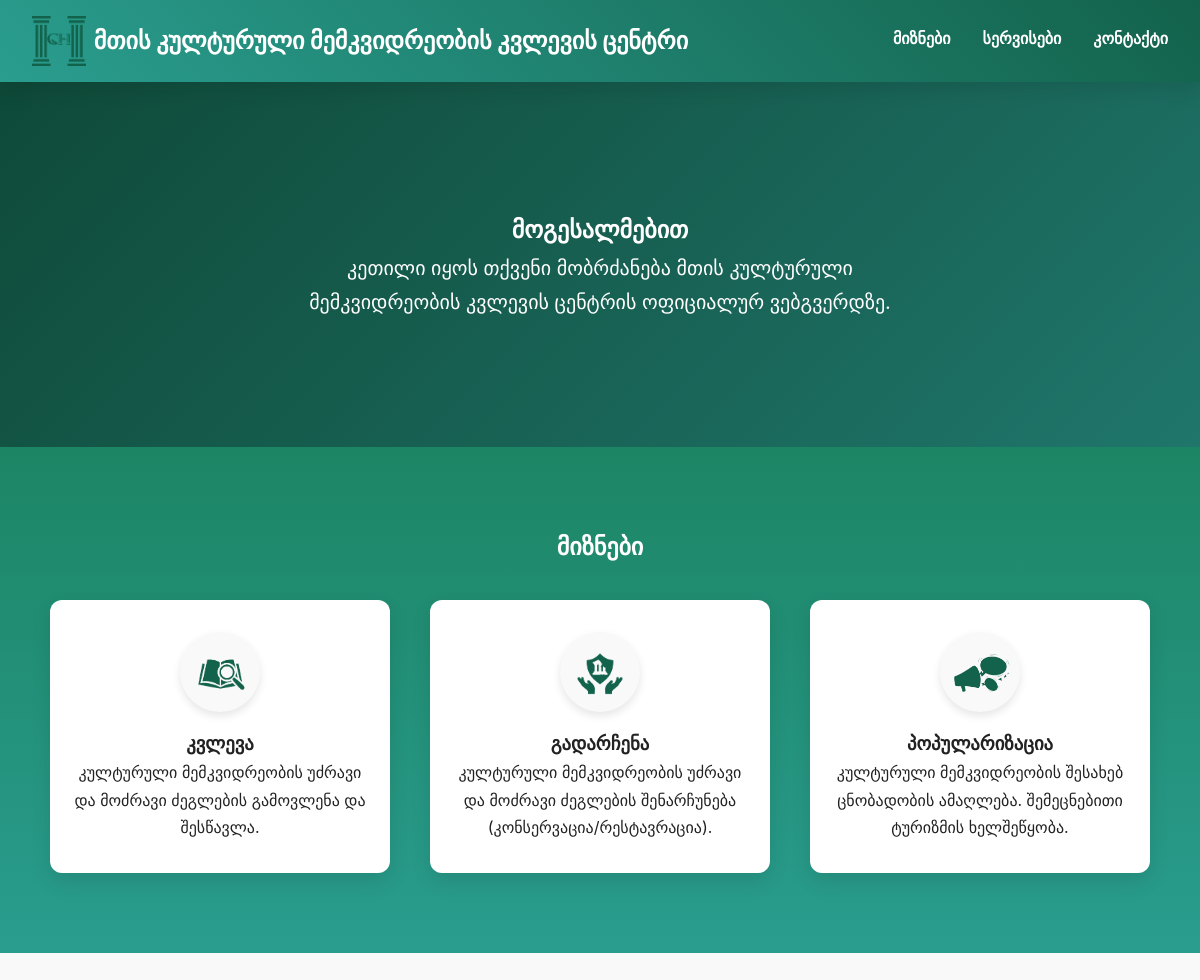
The page / on the database its author committed.
### core/models.py (models this page shows, shortened)
class SiteSettings(models.Model):
    hero_title = models.CharField("Hero Title", max_length=250, blank=True)
    hero_background = models.ImageField(
        "Hero Background", upload_to="static/img/", blank=True, null=True
    )
    about_text = models.TextField("About text", blank=True)
    phone = models.CharField(max_length=50, blank=True)
    email = models.EmailField(blank=True)
    address = models.CharField(max_length=250, blank=True)
    class Meta:
        verbose_name = "Site Settings"
        verbose_name_plural = "Site Settings"

class Goal(models.Model):
    title = models.CharField("Title", max_length=200)
    description = models.TextField("Description", blank=True)
    image = models.ImageField("Icon", upload_to="static/img/", blank=True, null=True)
    class Meta:
        verbose_name = "Goals"
        verbose_name_plural = "Goals"

### core/views.py (the view)
# urls.py: 2. Add a URL to urlpatterns:  path('', views.home, name='home')
def home(request):
    services = Service.objects.all()
    site_settings = SiteSettings.objects.first()
    goals = Goal.objects.all()
    if request.method == "POST":
        form = ContactForm(request.POST)
        if form.is_valid():
            name = form.cleaned_data["name"]
            email = form.cleaned_data["email"]
            message = form.cleaned_data["message"]
            subject = f"ახალი შეტყობინება საიტიდან - {name}"
            body = f"""
            სახელი: {name}
            ელ.ფოსტა: {email}

            შეტყობინება:
            {message}
            """
            try:
                send_mail(
                    subject,
                    body,
                    settings.DEFAULT_FROM_EMAIL,  # Sender (Zoho email)
                    [settings.EMAIL_HOST_USER],   # Recipient (your company Zoho email)
                    fail_silently=False,
                )
                messages.success(request, "თქვენი შეტყობინება წარმატებით გაიგზავნა!")
            except Exception as e:
                messages.error(request, f"შეტყობინების გაგზავნა ვერ მოხერხდა: {e}")
            return redirect("home")
    else:
        form = ContactForm()
    return render(request, "home.html", {
        "services": services,
        "settings": site_settings,
        "goals": goals,
        "form": form,
    })

### templates/home.html (shortened to what this page needs)
{% extends "base.html" %}
{% load static %}
{% block content %}
<!DOCTYPE html>
<html lang="ka">
<head>
  <link rel="stylesheet" href="{% static 'css/style.css' %}">
</head>
<body>
  <main>
    <section id="about" class="section hero reveal">
      <div class="container">
        <h1 class="reveal">{{ settings.hero_title|default:"კეთილი იყოს თქვენი მობრძანება" }}</h1>
        <p class="reveal">{{ settings.about_text|linebreaks }}</p>
      </div>
    </section>
    <section id="goals" class="section">
      <div class="container">
        <h2 class="reveal" style="margin-bottom: 32px; text-align: center; color: #ffffff;">მიზნები</h2>
        <div class="grid">
          {% for goal in goals %}
          <div class="card goal-card">
            {% if goal.image %}
              <div class="goal-icon">
                <img src="{{ goal.image.url }}" alt="{{ goal.title }}">
              </div>
            {% endif %}
            <h3>{{ goal.title }}</h3>
            <p>{{ goal.description }}</p>
          </div>
          {% empty %}
          <p>მიზნები მალე დაემატება.</p>
          {% endfor %}
        </div>
      </div>
    </section>
  </main>
</body>
</html>
{% endblock %}

### templates/base.html (shortened to what this page needs)
{% load static %}
<!DOCTYPE html>
<html lang="ka">
<head>
  <link rel="stylesheet" href="{% static 'css/style.css' %}">
</head>
<body>
  <header>
    <div class="header-container">
      <div class="logo">
        <a href="{% url 'home' %}">
          <img src="{% static 'img/logo.png' %}" alt="HCH Logo">
          <span class="logo-text">მთის კულტურული მემკვიდრეობის კვლევის ცენტრი</span>
        </a>
      </div>
      <nav>
        <a href="#goals">მიზნები</a>
        <a href="#services">სერვისები</a>
        <a href="#contact">კონტაქტი</a>
      </nav>
    </div>
  </header>
  <main>
  {% block content %}{% endblock %}
  </main>
</body>
</html>

### static/css/style.css (style rules this page uses)
:root { --primary: #13624B; --primary-light: #1c8564; --primary-dark: #0d4635; --light: #f9f9f9; --dark: #222; --secondary: #2a9d8f; --accent: #e76f51; --radius: 12px; --shadow: 0 8px 20px rgba(0, 0, 0, 0.1); }
* { box-sizing: border-box; margin: 0; padding: 0; }
body { font-family: 'Inter', system-ui, sans-serif; line-height: 1.7; color: var(--dark); background: var(--light); scroll-behavior: smooth; }
header { background: linear-gradient(225deg, var(--primary), var(--secondary)); padding: 1rem 2rem; position: sticky; top: 0; z-index: 1000; box-shadow: var(--shadow); }
.header-container { display: flex; justify-content: space-between; align-items: center; }
.logo { display: flex; align-items: center; gap: 0.5rem; }
.logo img { height: 50px; width: auto; }
.logo a { display: flex; align-items: center; gap: 0.5rem; text-decoration: none; }
.logo-text { font-size: 1.5rem; font-weight: 700; color: white; text-decoration: none; }
header nav { display: flex; gap: 2rem; }
header nav a { color: white; text-decoration: none; font-weight: 600; position: relative; padding-bottom: 4px; transition: color .3s; }
header nav a::after { content: ""; position: absolute; left: 0; bottom: 0; width: 0%; height: 2px; background: var(--accent); transition: width .3s; }
.section { padding: 5rem 1.5rem; }
.container { max-width: 1100px; margin: auto; }
.section:nth-child(even) { background: #daf3ea; }
.hero { background: linear-gradient(135deg, #13624B, #2a9d8f); color: white; text-align: center; padding: 8rem 1rem; position: relative; overflow: hidden; }
.hero::before { content: ""; position: absolute; inset: 0; background: rgba(0,0,0,0.25); z-index: 0; }
.hero .container { position: relative; z-index: 1; }
.hero h1, .hero p { position: relative; z-index: 1; }
.hero p { max-width: 650px; margin: auto; font-size: 1.25rem; animation: fadeInUp 1.2s ease; }
.grid { display: grid; gap: 2.5rem; grid-template-columns: repeat(auto-fit, minmax(270px, 1fr)); }
.card { background: white; border-radius: var(--radius); padding: 2rem 1.5rem; box-shadow: var(--shadow); text-align: center; transition: transform .3s, box-shadow .3s; }
.card img { max-width: 100%; border-radius: 8px; margin-bottom: 1rem; }
.reveal { opacity: 0; transform: translateY(40px); transition: opacity 0.8s ease, transform 0.8s ease; }
.reveal.active { opacity: 1; transform: translateY(0); }
.reveal:nth-child(1) { transition-delay: 0.1s; }
.reveal:nth-child(2) { transition-delay: 0.2s; }
.goal-card { text-align: center; padding: 2rem 1.5rem; }
.goal-icon { width: 80px; height: 80px; margin: 0 auto 1rem; border-radius: 50%; background: var(--light); display: flex; align-items: center; justify-content: center; box-shadow: 0 4px 8px rgba(0,0,0,0.1); }
.goal-icon img { max-width: 80%; max-height: 80%; border-radius: 20%; object-fit: cover; }
#goals { background: linear-gradient(180deg, var(--primary-light), var(--secondary)); }

### rows shown on the page
SiteSettings: hero_title "მოგესალმებით", about_text "კეთილი იყოს თქვენი მობრძანება მთის კულტურული მემკვიდრეობის კვლევის ცენტრის ოფიციალურ ვებგვერდზე."
Goal: image (picture), title "კვლევა", description "კულტურული მემკვიდრეობის უძრავი და მოძრავი ძეგლების გამოვლენა და შესწავლა."
Goal: image (picture), title "გადარჩენა", description "კულტურული მემკვიდრეობის უძრავი და მოძრავი ძეგლების შენარჩუნება (კონსერვაცია/რესტავრაცია)."
Goal: image (picture), title "პოპულარიზაცია", description "კულტურული მემკვიდრეობის შესახებ ცნობადობის ამაღლება. შემეცნებითი ტურიზმის ხელშეწყობა."
